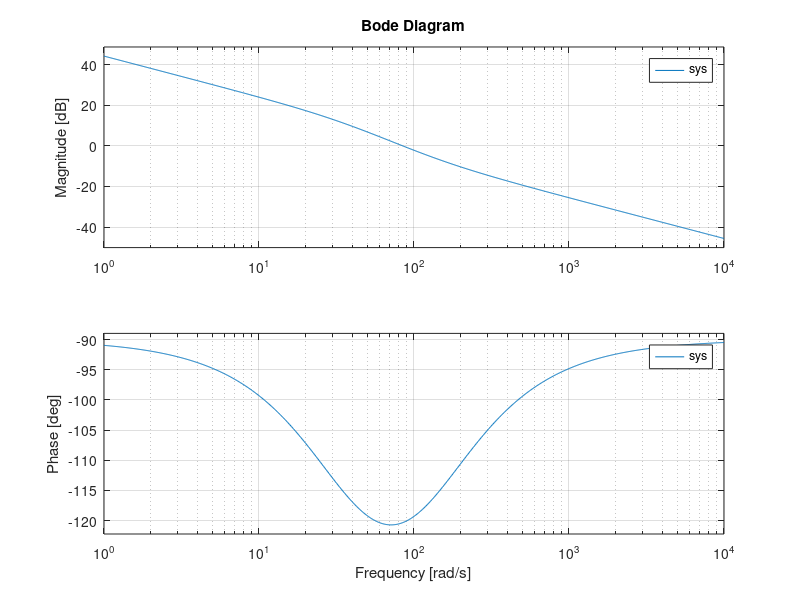

This chart was generated by the following MATLAB code:
clc;close all;clear all
kp =1;
kd = 8e-3;
sys1 = tf([6561],[1,40.5,0]);
sys2 = tf([kd kp],[1]);
sys = tf(sys1*sys2)
bode(sys)